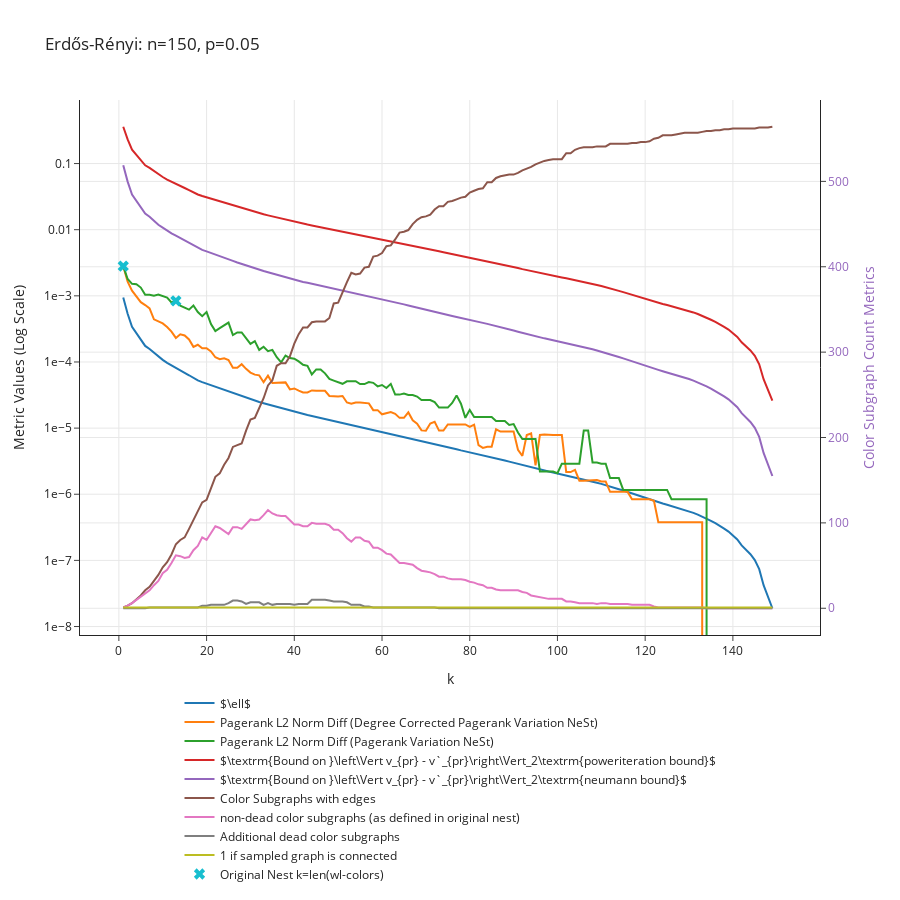

This figure's notebook cell:
### Markdown cell above
# Erdos Renyis

### Code cell
p = 0.05
n = 150
G = nx.erdos_renyi_graph(n, p)
data_dict = get_convergence_data_of_nest(G, min_cluster_size = 1, max_k = 150)
plot_convergence_data(data_dict, f"Erdős-Rényi: n={n}, p={p}")

### Figure 1 — Plotly figure (JSON) as saved in the notebook; plotly's stock layout.template omitted (floating-point values rounded to 4 significant figures; data arrays with more than 128 entries replaced by an {"elided": "..."} marker saying what was removed)
{"data": [{"mode": "lines", "name": "$\\ell$", "type": "scatter", "x": {"elided": "149 int values"}, "y": {"elided": "149 float values"}}, {"mode": "lines", "name": "Pagerank L2 Norm Diff (Degree Corrected Pagerank Variation NeSt)", "type": "scatter", "x": {"elided": "149 int values"}, "y": {"elided": "149 float values"}}, {"mode": "lines", "name": "Pagerank L2 Norm Diff (Pagerank Variation NeSt)", "type": "scatter", "x": {"elided": "149 int values"}, "y": {"elided": "149 float values"}}, {"mode": "lines", "name": "$\\textrm{Bound on }\\left\\Vert v_{pr} - v`_{pr}\\right\\Vert_2\\textrm{poweriteration bound}$", "type": "scatter", "x": {"elided": "149 int values"}, "y": {"elided": "149 float values"}}, {"mode": "lines", "name": "$\\textrm{Bound on }\\left\\Vert v_{pr} - v`_{pr}\\right\\Vert_2\\textrm{neumann bound}$", "type": "scatter", "x": {"elided": "149 int values"}, "y": {"elided": "149 float values"}}, {"mode": "lines", "name": "Color Subgraphs with edges", "type": "scatter", "x": {"elided": "149 int values"}, "y": {"elided": "149 int values"}, "yaxis": "y2"}, {"mode": "lines", "name": "non-dead color subgraphs (as defined in original nest)", "type": "scatter", "x": {"elided": "149 int values"}, "y": {"elided": "149 int values"}, "yaxis": "y2"}, {"mode": "lines", "name": "Additional dead color subgraphs", "type": "scatter", "x": {"elided": "149 int values"}, "y": {"elided": "149 int values"}, "yaxis": "y2"}, {"mode": "lines", "name": "1 if sampled graph is connected", "type": "scatter", "x": {"elided": "149 int values"}, "y": {"elided": "149 int values"}, "yaxis": "y2"}, {"marker": {"size": 10, "symbol": "x"}, "mode": "markers", "name": "Original Nest k=len(wl-colors)", "type": "scatter", "x": [1, 13, 150], "y": [0.00281, 0.000837, 0]}], "layout": {"height": 900, "hovermode": "closest", "legend": {"orientation": "h", "x": 0.5, "xanchor": "center", "y": -0.1, "yanchor": "top"}, "title": {"text": "Erdős-Rényi: n=150, p=0.05"}, "xaxis": {"title": {"text": "k"}}, "yaxis": {"exponentformat": "e", "title": {"text": "Metric Values (Log Scale)"}, "type": "log"}, "yaxis2": {"overlaying": "y", "side": "right", "tickfont": {"color": "rgba(148, 103, 189, 1)"}, "title": {"font": {"color": "rgba(148, 103, 189, 1)"}, "text": "Color Subgraph Count Metrics"}, "type": "linear"}}}
